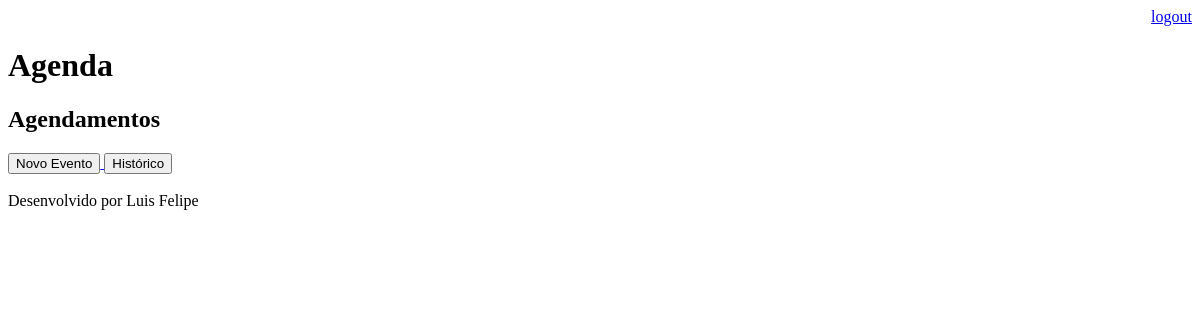
The page /agenda/ (signed in) on the database as committed earlier.
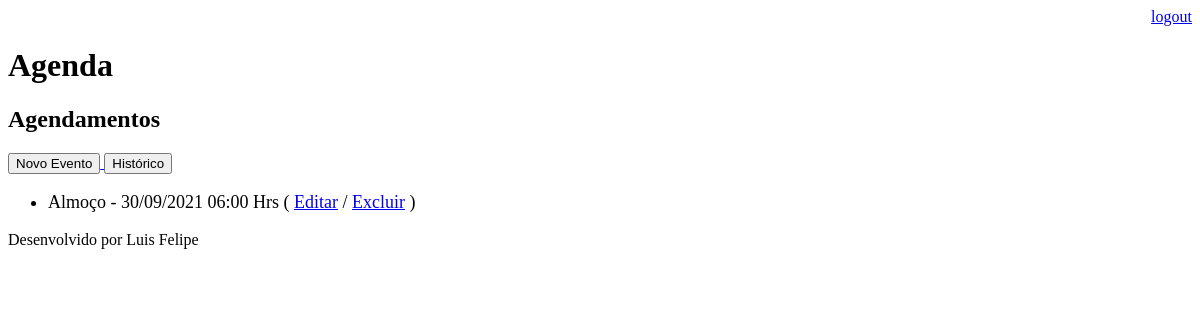
The same page on the database as committed later.
### core/models.py (models this page shows, shortened)
class Evento(models.Model):
    titulo = models.CharField(max_length=100)
    descricao = models.TextField(blank=True, null=True)
    data_evento = models.DateTimeField(verbose_name='Data do Evento')
    data_criacao = models.DateTimeField(auto_now=True)
    usuario = models.ForeignKey(User, on_delete=models.CASCADE)
    class Meta:
        db_table = 'evento'
    def get_data_evento(self):
        return self.data_evento.strftime('%d/%m/%Y %H:%M Hrs')
    def get_evento_atrasado(self):
        return self.data_evento < datetime.now()
    def get_evento_que_falta_menos_de_1h(self):
        return datetime.now() > self.data_evento - timedelta(hours=1) and datetime.now() < self.data_evento

### core/views.py (the view)
# urls.py: path('agenda/', views.lista_eventos),
@login_required(login_url='/login/')
def lista_eventos(request):
    usuario = request.user
    data_atual = datetime.now() - timedelta(hours=1)
    evento = Evento.objects.filter(usuario=usuario,
                                   data_evento__gt=data_atual)
    dados = {'eventos':evento}
    return render(request, 'agenda.html', dados)

### templates/agenda.html
{% extends "model-page.html" %}
{% block content %}
    <h2>Agendamentos</h2>
    <a href="evento/">
        <button type="button">Novo Evento</button>
    </a>
    <a href="historico/">
        <button type="button">Histórico</button>
    </a>
    <ul style="font-size: 18px">
        {% for evento in eventos %}
            <li>
                <div {% if evento.get_evento_atrasado %} style="color:red" {% endif %} {% if evento.get_evento_que_falta_menos_de_1h %} style="color:yellow" {% endif %}>
                    {{ evento.titulo }} - {{ evento.get_data_evento }}
                    ( <a href="evento/?id={{ evento.id }}">Editar</a>
                    / <a href="evento/delete/{{ evento.id }}/">Excluir</a> )
                </div>
            </li>
        {% endfor %}
    </ul>
{% endblock %}

### templates/model-page.html
<!DOCTYPE html>
<html lang="en">
<head>
   {% include "model-header.html" %}
</head>
<body>
    {% block content %} {% endblock %}
    {% include "model-footer.html" %}
</body>
</html>

### templates/model-header.html (shortened to what this page needs)
    <div align="right">
        <a href="/logout">logout</a>
    </div>
    <h1>Agenda</h1>

### templates/model-footer.html
<p>Desenvolvido por Luis Felipe</p>

Rows that differ between the two databases and show on the page:
added Evento: titulo "Almoço", get_data_evento "30/09/2021 06:00 Hrs"
